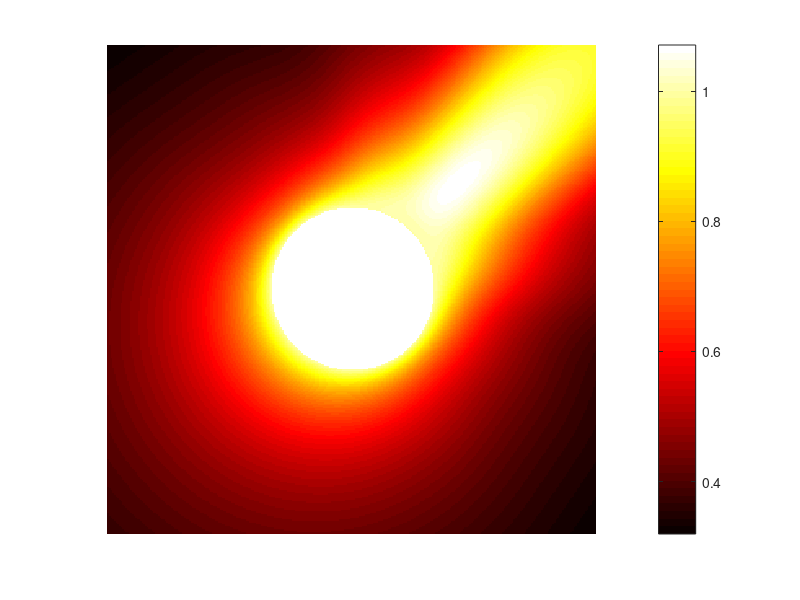
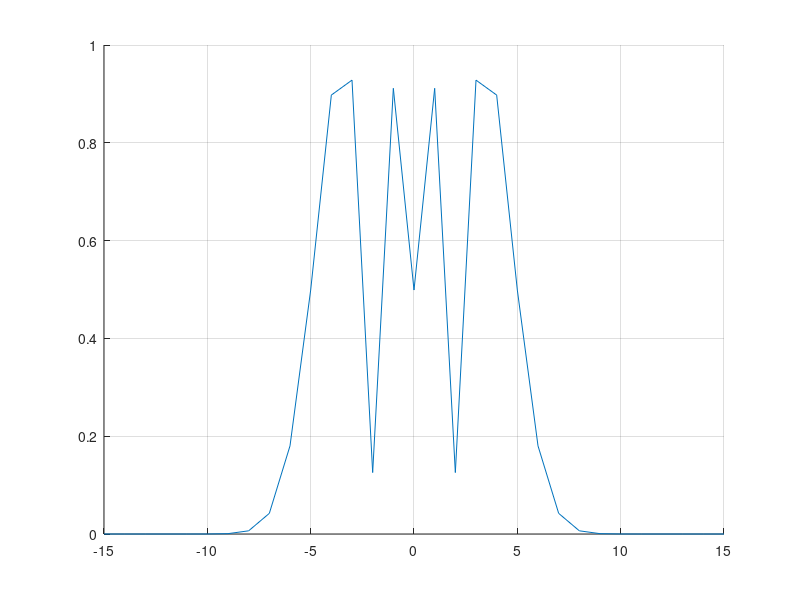

Here is the MATLAB script that generated these plots, in order: (Note: this script raises an error after producing the figures.)
% far field di un'onda piana che rimbalza contro una circonferenza 
clear; clc; close all; 

R = 1; % raggio circonferenza
z0 = 0 + 0*1i; % centro circonferenza
k = 5; 
L_max = ceil(k*R)+10;
theta = pi/4; 
d = exp(1i*theta);

obs = @(t) z0 + R*exp(1i*t); 
obs_der = @(t) 1i*R*exp(1i*t); 
obs_der_abs = @(t) abs(1i*R*exp(1i*t)); 


x_lim = [real(z0)-R-2, real(z0)+R+2]; 
y_lim = [imag(z0)-R-2, imag(z0)+R+2];
n_points_plot = 300; 
x_plot = linspace(x_lim(1), x_lim(2), n_points_plot+1);
y_plot = linspace(y_lim(1), y_lim(2), n_points_plot+1);
[X, Y] = meshgrid(x_plot, y_plot);
Z = X + 1i*Y; 
mask = (X.^2 + Y.^2 < R); % complementare del disco  di raggio R + 0.25

u_scat = zeros(size(Z));

fprintf("Computing u_ref \t")
% calcolo il campo scatterato (non strettamente necessario) e il far field
% pattern (vedere foto sul telefono per la formula usata)
u_coeff = zeros(2*L_max+1, 1);
theta = linspace(0, 2*pi, 360)';
farField = zeros(size(theta));

for l = -L_max:L_max
    u_scat = u_scat - (1i)^l * besselj(l, k*R) ./ besselh(l, 1, k*R) .* besselh(l, 1, k*abs(Z)) .* (Z./(d*abs(Z))).^l;
    u_coeff(l+L_max+1) = (1i)^l * besselj(l, k*R) ./ besselh(l, 1, k*R) * (1/d)^l;
    farField = farField + sqrt( 2/(pi*k) ) * exp(-pi*1i/4) * u_coeff(l+L_max+1) * exp(-l*pi*1i/2) * exp(1i*l*(theta));
    % se sostituisco nella riga sopra theta + pi al posot di theta e
    % considero l'angolo di incidenza dell'onda come theta + pi ho lo
    % stesso plot in polarplot che se non mettessi pi in entrambi i posti
end

u_scat(mask) = complex(NaN, NaN);
fprintf("done\n")

%%%%%%%%%%%%%%%%%%%%%%%%%%%%%%%%%%  PLOT  %%%%%%%%%%%%%%%%%%%%%%%%%%%%%%%%%

figure; 
pcolor(X, Y, abs(u_scat)); shading flat; colorbar; axis square; axis off; colormap("hot")

figure;
% plot(-L_max:L_max, real(u_coeff), LineWidth=2, DisplayName="parte reale")
hold on
grid on
% plot(-L_max:L_max, imag(u_coeff), LineWidth=2, DisplayName="parte immaginaria")
plot(-L_max:L_max, abs(u_coeff), LineWidth=2, DisplayName="valore assoluto")
title("Valore assoluto dei coefficieti del campo scatterato", Interpreter="latex")
% legend(Location="bestoutside")

% Guardando i plot dei valori assoluti dei coefficienti di u_scat si vede
% che per valori di \ell \in \mathbb{Z} molto più grandi o più piccoli (in
% modulo) del valore k*R si hanno coefficienti molto piccoli (in modulo)

figure; 
minFarField = min(log10(abs(farField)));

polarplot(theta, -min(log10(abs(farField))) + log10(abs(farField)), lineWidth = 2)
disp(minFarField)
